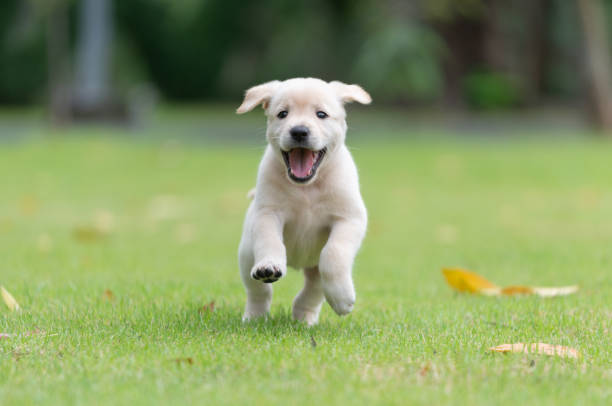
#> input picture Projects/puppy.jpg, 612 x 406 px, found by its file name
$ jupyter execute rectangle.ipynb
#> lines starting #> are read from the running program, lines starting #| are printed output that depends on the picture; after the words box and inside, x2 and y2 are one past the last pixel; in counts of white or black regions, pixels touching at a corner belong together
[cell 1]
import cv2
import numpy as np
import matplotlib.pyplot as plt
img = np.zeros((400, 400, 3), dtype=np.uint8)
cv2.rectangle(img, (50, 120), (300, 200), (243, 13, 47), 2)
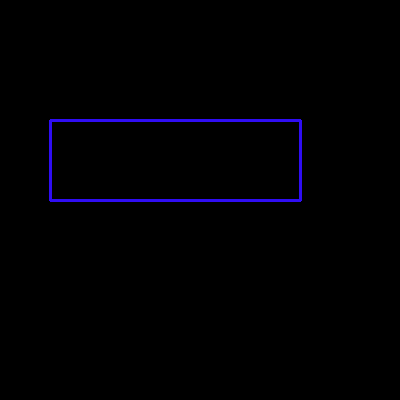
#> img: shape (400, 400, 3); mean of channels 0, 1, 2 3, 0.2, 0.6; drawn as B, G, R
plt.imshow(cv2.cvtColor(img, cv2.COLOR_BGR2RGB))
plt.axis("off")
plt.show()

[cell 2]
import cv2
import matplotlib.pyplot as plt

img = cv2.imread('puppy.jpg')
#> img is the input picture: shape (406, 612, 3); mean B, G, R 99.8, 152.8, 135.3
cv2.rectangle(img, (100,100), (300,250), (0,0,255), -1)
img_rgb = cv2.cvtColor(img, cv2.COLOR_BGR2RGB)
plt.imshow(img_rgb)
plt.axis('off')
plt.show()

[cell 3]
import cv2
import matplotlib.pyplot as plt
img = cv2.imread('puppy.jpg')
cv2.rectangle(img, (100,100), (400,300), (255,0,0), 3)
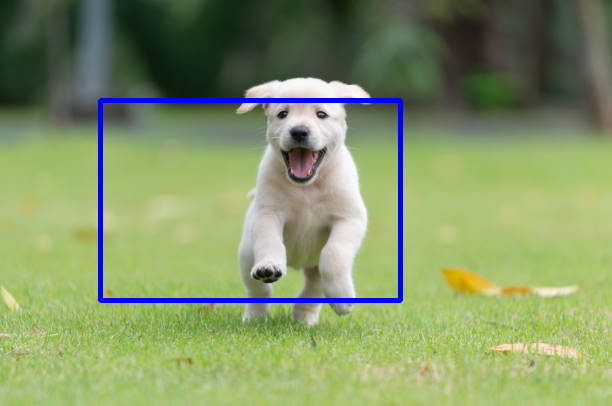
#> img: shape (406, 612, 3); mean B, G, R 102.7, 149.6, 132.4
img_rgb = cv2.cvtColor(img, cv2.COLOR_BGR2RGB)

plt.imshow(img_rgb)
plt.axis('off')
plt.show()

$ run again, with Projects/lanes.png saved as Projects/puppy.jpg
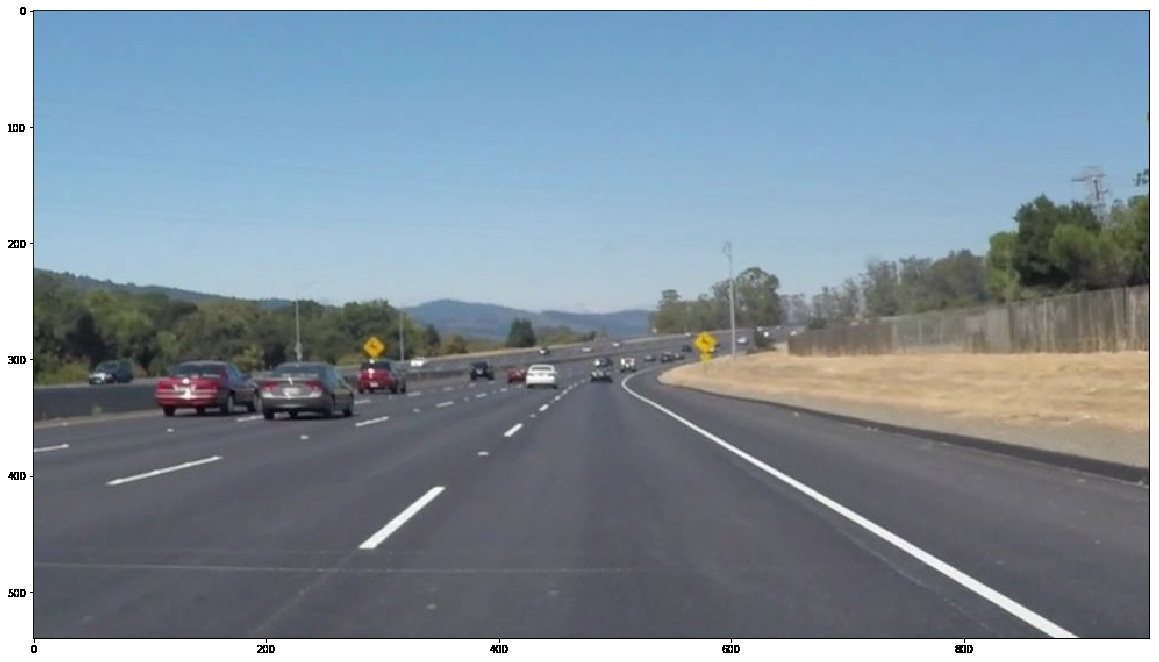
#> input picture Projects/lanes.png, 1159 x 662 px, found by its file name
#> img is the input picture: shape (662, 1159, 3); mean B, G, R 156.1, 143.8, 129.2
#> `cv2.rectangle(img, (100,100), (400,300), (255,0,0), 3)`:
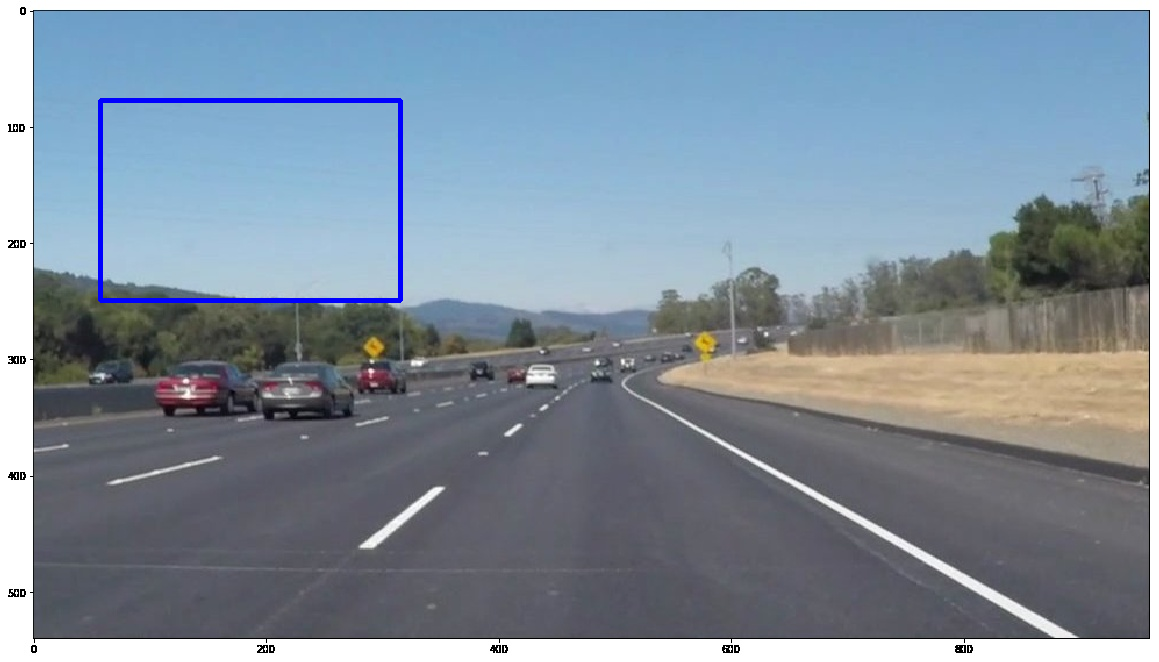
#> img: shape (662, 1159, 3); mean B, G, R 156.5, 142.7, 128.4
